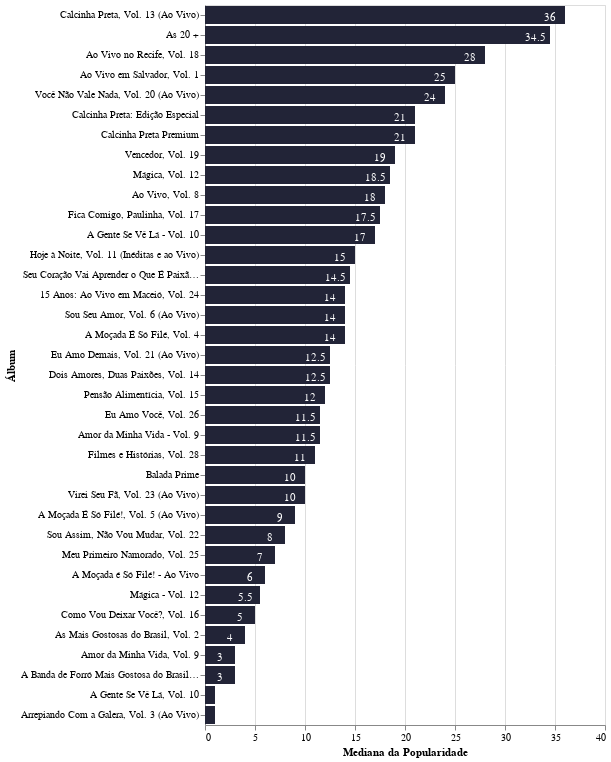

The cell this chart's notebook holds for it:
### Code cell
data_groupby = pd.DataFrame(data, columns = ['album','album_type','popularity','duration_ms'])
 
data_groupby_album_chart =  data_groupby[data_groupby['album_type'] ==  'album']
 
bars = alt.Chart(data_groupby_album_chart).mark_bar(color = '#222437').encode(
    x=alt.X('median(popularity):Q', axis = alt.Axis(title='Mediana da Popularidade')),
    y=alt.Y('album:O', sort='-x', axis = alt.Axis(title='Álbum'))
)
text = alt.Chart(data_groupby_album_chart).mark_text(dx=-15, dy=3, color='white').encode(
    x=alt.X('median(popularity):Q', axis = alt.Axis(title='Mediana da Popularidade')),
    y=alt.Y('album:O', sort='-x', axis = alt.Axis(title='Álbum')),
    text=alt.Text('median(popularity):Q')
)
bars + text

### Figure 1 — Vega-Lite specification as saved in the notebook (floating-point values rounded to 4 significant figures; data arrays with more than 128 entries replaced by an {"elided": "..."} marker saying what was removed)
{"config": {"view": {"continuousWidth": 400, "continuousHeight": 300}}, "layer": [{"mark": {"type": "bar", "color": "#222437"}, "encoding": {"x": {"type": "quantitative", "aggregate": "median", "axis": {"title": "Mediana da Popularidade"}, "field": "popularity"}, "y": {"type": "ordinal", "axis": {"title": "Álbum"}, "field": "album", "sort": "-x"}}}, {"mark": {"type": "text", "color": "white", "dx": -15, "dy": 3}, "encoding": {"text": {"type": "quantitative", "aggregate": "median", "field": "popularity"}, "x": {"type": "quantitative", "aggregate": "median", "axis": {"title": "Mediana da Popularidade"}, "field": "popularity"}, "y": {"type": "ordinal", "axis": {"title": "Álbum"}, "field": "album", "sort": "-x"}}}], "data": {"name": "data-cf3bb46ba2468c7ba6e1530ef0dadc96"}, "$schema": "https://vega.github.io/schema/vega-lite/v4.8.1.json", "datasets": {"data-cf3bb46ba2468c7ba6e1530ef0dadc96": {"elided": "514 records"}}}
